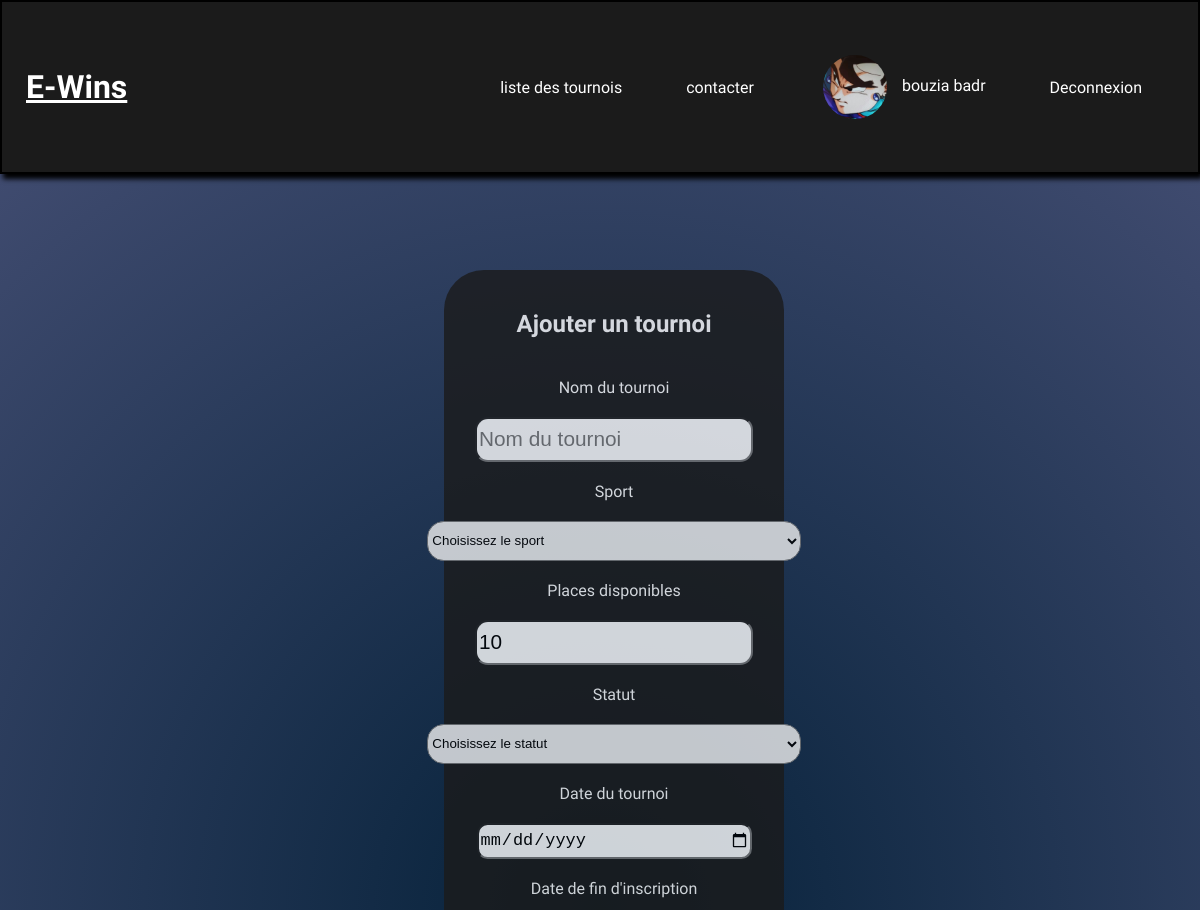
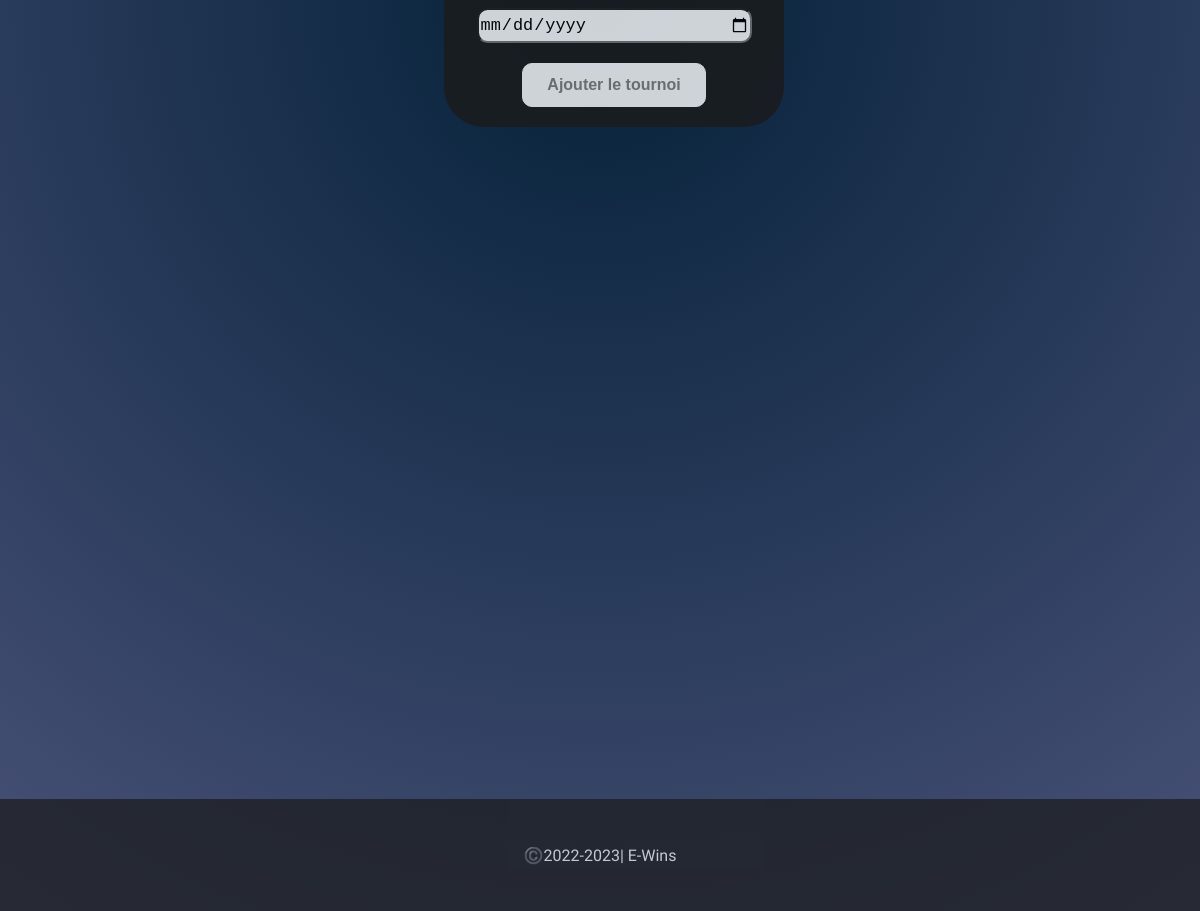
The app's page /ajouterTournoi.php (signed in) with its own data (2 pictures, top to bottom).
### tables this page shows
CREATE TABLE `utilisateur` (
  `uid` int NOT NULL,
  `courriel` varchar(255) DEFAULT NULL,
  `pseudo` varchar(255) DEFAULT NULL,
  `nom` varchar(255) DEFAULT NULL,
  `prenom` varchar(255) DEFAULT NULL,
  `mdp` varchar(255) DEFAULT NULL,
  `estActif` tinyint(1) DEFAULT NULL,
  `estOrganisateur` tinyint(1) DEFAULT NULL,
  `urlPhoto` text
);

### inc/BD.php (called while the page is built, shortened)
<?php
class BD {
    private $host = '192.168.132.203';
    private $username = 'Q220251';
    private $password = '7f91b28807eaf65138b621063d4015e616364286';
    private $database = 'Q220251';
    public $conn;
    public function __construct() {
        $this->conn = new \mysqli($this->host, $this->username, $this->password, $this->database);
    }
    public function query($sql) {
        return $this->conn->query($sql);
    }
}
?>

### php/navbarDisplay.php (the view, shortened to what this page needs)
<?php
require_once __DIR__ . "/../inc/BD.php";
class navbarDisplay {
    private $bd;
    public function __construct() {
        $this->bd = new BD();
    }
    public function fetchUser($id) {
        $sql = "SELECT nom, prenom, urlPhoto FROM utilisateur WHERE uid= '$id'";
        $result = $this->bd->query($sql);
        return mysqli_fetch_assoc($result);
    }
    public function displayUser($user) {
        if($user) {
            $nom = $user["nom"];
            $prenom = $user["prenom"];
            $urlPhoto = $user["urlPhoto"];
            echo '<li><a href="monProfil.php" class="image-link"><img src="uploads/' . basename($urlPhoto) . '" alt="Photo" width="50" height="50"></a>' . $nom . ' ' . $prenom . '</li>';
        } else {
            echo "Profil";
        }
    }
}
?>

### css/style.css (style rules this page uses)
body { background: rgb(5,33,57); background: radial-gradient(circle, rgba(5,33,57,1) 0%, rgba(72,81,119,1) 100%); font-family: Unbounded,Verdana,sans-serif; }
body, header { margin: 0; padding: 0; color: white; }
a,h1,p { color: white; }
a img { width: 8em; height: 2em; padding: 2em; }
nav ul li a { text-decoration: none; }
.image-link { display: inline-block; vertical-align: middle; }
.image-link img { vertical-align: middle; margin-right: 0.625em; width: 4em; height: 4em; border-radius: 5.2em; padding: 0.313em; }
ul li { color: white; }

### records on screen
utilisateur: urlPhoto (picture), nom "bouzia", prenom "badr"
